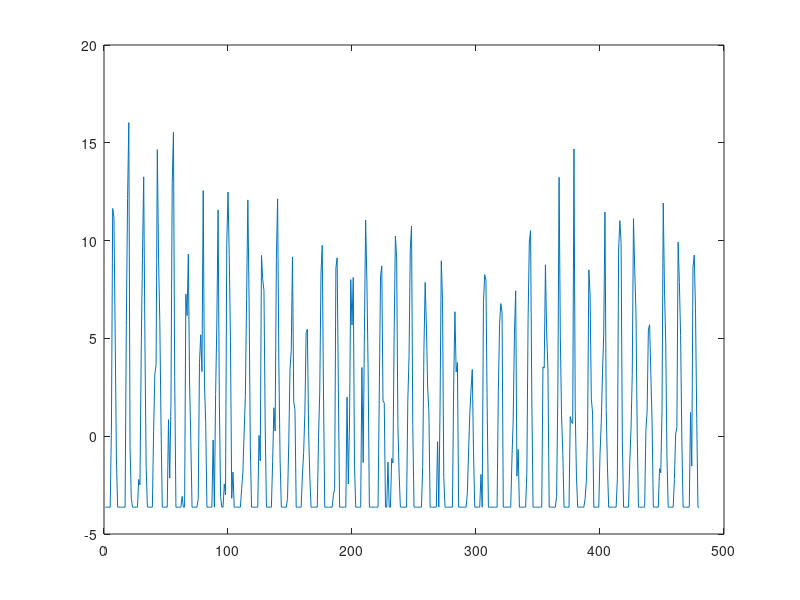

Source code (MATLAB): (Note: this script raises an error after producing the figure.)
%task a. extrapolate the rain with help from kalman
%MODEL THE RAIN AS A AR(1) PROCESS AND REC. USING KALMAN
load proj18
% THE SUM OF THE RAIN SHOULD BE THE SAME FOR OUR METHOD AS THE GIVEN ONE
rain = ElGeneina.rain_org;
rain = sqrt(rain);
MEAN_VALUE_RAIN = mean(rain)
rain = rain - MEAN_VALUE_RAIN;
plot(rain)
hold on
my_plotter(rain)
%% RECONSTRUCT THE RAIN xt FROM THE RAIN yt, WE HAVE TO ASSUME a I KNOWN
y = rain;
N = length(y);
A = 1;
Re = 10; %1
Rw = 20; %5
C = 3; %not time dependent
Rxx1 = Rw;
ztt1 = 0; %z = [xt]
%Vector to store values in
zsave = zeros(1, 3*N);
% Kalman filter. We loop througt y and get three x each 
% time through a nested loop
for k = 1:N
    for kk = 1:3
        Ryy = C*Rxx1*C' + Rw; 
        Kt = Rxx1*C'/Ryy;
        ztt = ztt1 + Kt*(y(k) - C*ztt1);
        Rxx = (eye(length(C)) - Kt * C)* Rxx1;
        %Save
        zsave(:, 3*(k-1) + kk) = ztt;
        %Predict
        Rxx1 = A * Rxx*A' + Re;
        ztt1 = A*ztt;
    end
end
figure
plot(zsave, '*-')
%verifying that the sum of the rain is right 
scalefactor = sum(y + MEAN_VALUE_RAIN)/sum(zsave(15:end) + MEAN_VALUE_RAIN/3)
%%

zsum = zeros(size(y));
for i=0:length(y)-3
    zsum(i+1) = sum(zsave(3*i + 1:3*i + 3));
end
figure
subplot(2,1,1)
plot(zsum)
title('Original rain compared to the truncated reconstruction')
hold on
plot(y, 'r-.')
legend('Truncated reconstruction', 'Original rain')

subplot(2,1,2)
plot([39:85],zsum(39:85))
title('A closer look of the same thing')

hold on
plot([39:85],y(39:85), 'r-.')
axis tight

clear y N a1 A Re Rw C Rxx1 ztt1 Ryy Kt ztt Rxx
clear scalefactor zsum kk k i
